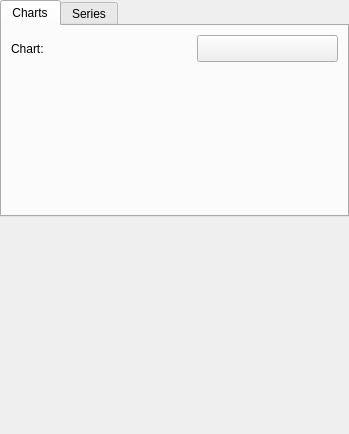
<?xml version="1.0" encoding="UTF-8"?>
<ui version="4.0">
 <class>qCjyxPlotsModuleWidget</class>
 <widget class="qCjyxWidget" name="qCjyxPlotsModuleWidget">
  <property name="geometry">
   <rect>
    <x>0</x>
    <y>0</y>
    <width>349</width>
    <height>434</height>
   </rect>
  </property>
  <property name="sizePolicy">
   <sizepolicy hsizetype="Minimum" vsizetype="Preferred">
    <horstretch>0</horstretch>
    <verstretch>0</verstretch>
   </sizepolicy>
  </property>
  <property name="windowTitle">
   <string>Plots</string>
  </property>
  <property name="windowIcon">
   <iconset resource="../qCjyxPlotsModule.qrc">
    <normaloff>:/Icons/Plots.png</normaloff>:/Icons/Plots.png</iconset>
  </property>
  <layout class="QVBoxLayout" name="verticalLayout">
   <property name="leftMargin">
    <number>0</number>
   </property>
   <property name="topMargin">
    <number>0</number>
   </property>
   <property name="rightMargin">
    <number>0</number>
   </property>
   <property name="bottomMargin">
    <number>0</number>
   </property>
   <item>
    <widget class="QTabWidget" name="PlotsTabWidget">
     <property name="currentIndex">
      <number>0</number>
     </property>
     <widget class="QWidget" name="charts">
      <attribute name="title">
       <string>Charts</string>
      </attribute>
      <layout class="QFormLayout" name="formLayout_2">
       <item row="0" column="0">
        <widget class="QLabel" name="PlotChartLabel">
         <property name="minimumSize">
          <size>
           <width>0</width>
           <height>27</height>
          </size>
         </property>
         <property name="text">
          <string>Chart:</string>
         </property>
        </widget>
       </item>
       <item row="0" column="1">
        <layout class="QHBoxLayout" name="horizontalLayout_3">
         <property name="sizeConstraint">
          <enum>QLayout::SetMinimumSize</enum>
         </property>
         <item>
          <widget class="qDMMLNodeComboBox" name="PlotChartNodeSelector">
           <property name="nodeTypes">
            <stringlist>
             <string>vtkDMMLPlotChartNode</string>
            </stringlist>
           </property>
           <property name="renameEnabled">
            <bool>true</bool>
           </property>
          </widget>
         </item>
         <item>
          <widget class="QPushButton" name="ShowChartButton">
           <property name="sizePolicy">
            <sizepolicy hsizetype="Preferred" vsizetype="Preferred">
             <horstretch>0</horstretch>
             <verstretch>0</verstretch>
            </sizepolicy>
           </property>
           <property name="minimumSize">
            <size>
             <width>30</width>
             <height>0</height>
            </size>
           </property>
           <property name="toolTip">
            <string>Allow plot editing</string>
           </property>
           <property name="text">
            <string/>
           </property>
           <property name="icon">
            <iconset resource="../../../../../Base/QTGUI/Resources/qCjyxBaseQTGUI.qrc">
             <normaloff>:/Icons/Medium/CjyxVisible.png</normaloff>:/Icons/Medium/CjyxVisible.png</iconset>
           </property>
          </widget>
         </item>
        </layout>
       </item>
       <item row="1" column="0" colspan="2">
        <widget class="qDMMLPlotChartPropertiesWidget" name="PlotChartPropertiesWidget"/>
       </item>
      </layout>
     </widget>
     <widget class="QWidget" name="series">
      <attribute name="title">
       <string>Series</string>
      </attribute>
      <layout class="QFormLayout" name="formLayout">
       <item row="0" column="0">
        <widget class="QLabel" name="PlotDataSeriesLabel">
         <property name="text">
          <string>Data series:</string>
         </property>
        </widget>
       </item>
       <item row="0" column="1">
        <widget class="qDMMLNodeComboBox" name="PlotSeriesNodeSelector">
         <property name="nodeTypes">
          <stringlist>
           <string>vtkDMMLPlotSeriesNode</string>
          </stringlist>
         </property>
         <property name="renameEnabled">
          <bool>true</bool>
         </property>
        </widget>
       </item>
       <item row="1" column="0" colspan="2">
        <widget class="qDMMLPlotSeriesPropertiesWidget" name="PlotSeriesPropertiesWidget"/>
       </item>
       <item row="2" column="0" colspan="2">
        <widget class="ctkPushButton" name="copyPlotSeriesNodePushButton">
         <property name="text">
          <string>Clone data series</string>
         </property>
        </widget>
       </item>
      </layout>
     </widget>
    </widget>
   </item>
   <item>
    <spacer name="verticalSpacer">
     <property name="orientation">
      <enum>Qt::Vertical</enum>
     </property>
     <property name="sizeType">
      <enum>QSizePolicy::Expanding</enum>
     </property>
     <property name="sizeHint" stdset="0">
      <size>
       <width>20</width>
       <height>1</height>
      </size>
     </property>
    </spacer>
   </item>
   <item>
    <spacer name="BottomSpacer">
     <property name="orientation">
      <enum>Qt::Vertical</enum>
     </property>
     <property name="sizeType">
      <enum>QSizePolicy::Fixed</enum>
     </property>
     <property name="sizeHint" stdset="0">
      <size>
       <width>20</width>
       <height>0</height>
      </size>
     </property>
    </spacer>
   </item>
  </layout>
 </widget>
 <customwidgets>
  <customwidget>
   <class>qDMMLNodeComboBox</class>
   <extends>QWidget</extends>
   <header>qDMMLNodeComboBox.h</header>
   <container>1</container>
  </customwidget>
  <customwidget>
   <class>qDMMLWidget</class>
   <extends>QWidget</extends>
   <header>qDMMLWidget.h</header>
   <container>1</container>
  </customwidget>
  <customwidget>
   <class>qCjyxWidget</class>
   <extends>QWidget</extends>
   <header>qCjyxWidget.h</header>
   <container>1</container>
  </customwidget>
  <customwidget>
   <class>qDMMLPlotChartPropertiesWidget</class>
   <extends>qDMMLWidget</extends>
   <header>qDMMLPlotChartPropertiesWidget.h</header>
   <container>1</container>
  </customwidget>
  <customwidget>
   <class>qDMMLPlotSeriesPropertiesWidget</class>
   <extends>qDMMLWidget</extends>
   <header>qDMMLPlotSeriesPropertiesWidget.h</header>
  </customwidget>
  <customwidget>
   <class>ctkPushButton</class>
   <extends>QPushButton</extends>
   <header>ctkPushButton.h</header>
  </customwidget>
 </customwidgets>
 <resources>
  <include location="../qCjyxPlotsModule.qrc"/>
  <include location="../../../../../Base/QTGUI/Resources/qCjyxBaseQTGUI.qrc"/>
 </resources>
 <connections>
  <connection>
   <sender>PlotChartNodeSelector</sender>
   <signal>currentNodeChanged(vtkDMMLNode*)</signal>
   <receiver>PlotChartPropertiesWidget</receiver>
   <slot>setDMMLPlotChartNode(vtkDMMLNode*)</slot>
   <hints>
    <hint type="sourcelabel">
     <x>175</x>
     <y>50</y>
    </hint>
    <hint type="destinationlabel">
     <x>131</x>
     <y>137</y>
    </hint>
   </hints>
  </connection>
  <connection>
   <sender>qCjyxPlotsModuleWidget</sender>
   <signal>dmmlSceneChanged(vtkDMMLScene*)</signal>
   <receiver>PlotChartNodeSelector</receiver>
   <slot>setDMMLScene(vtkDMMLScene*)</slot>
   <hints>
    <hint type="sourcelabel">
     <x>143</x>
     <y>461</y>
    </hint>
    <hint type="destinationlabel">
     <x>144</x>
     <y>44</y>
    </hint>
   </hints>
  </connection>
  <connection>
   <sender>qCjyxPlotsModuleWidget</sender>
   <signal>dmmlSceneChanged(vtkDMMLScene*)</signal>
   <receiver>PlotSeriesPropertiesWidget</receiver>
   <slot>setDMMLScene(vtkDMMLScene*)</slot>
   <hints>
    <hint type="sourcelabel">
     <x>143</x>
     <y>461</y>
    </hint>
    <hint type="destinationlabel">
     <x>143</x>
     <y>708</y>
    </hint>
   </hints>
  </connection>
  <connection>
   <sender>qCjyxPlotsModuleWidget</sender>
   <signal>dmmlSceneChanged(vtkDMMLScene*)</signal>
   <receiver>PlotSeriesNodeSelector</receiver>
   <slot>setDMMLScene(vtkDMMLScene*)</slot>
   <hints>
    <hint type="sourcelabel">
     <x>143</x>
     <y>461</y>
    </hint>
    <hint type="destinationlabel">
     <x>175</x>
     <y>530</y>
    </hint>
   </hints>
  </connection>
  <connection>
   <sender>PlotSeriesNodeSelector</sender>
   <signal>currentNodeChanged(vtkDMMLNode*)</signal>
   <receiver>PlotSeriesPropertiesWidget</receiver>
   <slot>setDMMLPlotSeriesNode(vtkDMMLNode*)</slot>
   <hints>
    <hint type="sourcelabel">
     <x>116</x>
     <y>531</y>
    </hint>
    <hint type="destinationlabel">
     <x>129</x>
     <y>597</y>
    </hint>
   </hints>
  </connection>
  <connection>
   <sender>PlotChartNodeSelector</sender>
   <signal>currentNodeChanged(bool)</signal>
   <receiver>ShowChartButton</receiver>
   <slot>setEnabled(bool)</slot>
   <hints>
    <hint type="sourcelabel">
     <x>206</x>
     <y>42</y>
    </hint>
    <hint type="destinationlabel">
     <x>262</x>
     <y>44</y>
    </hint>
   </hints>
  </connection>
  <connection>
   <sender>qCjyxPlotsModuleWidget</sender>
   <signal>dmmlSceneChanged(vtkDMMLScene*)</signal>
   <receiver>PlotChartPropertiesWidget</receiver>
   <slot>setDMMLScene(vtkDMMLScene*)</slot>
   <hints>
    <hint type="sourcelabel">
     <x>143</x>
     <y>461</y>
    </hint>
    <hint type="destinationlabel">
     <x>143</x>
     <y>240</y>
    </hint>
   </hints>
  </connection>
 </connections>
</ui>
